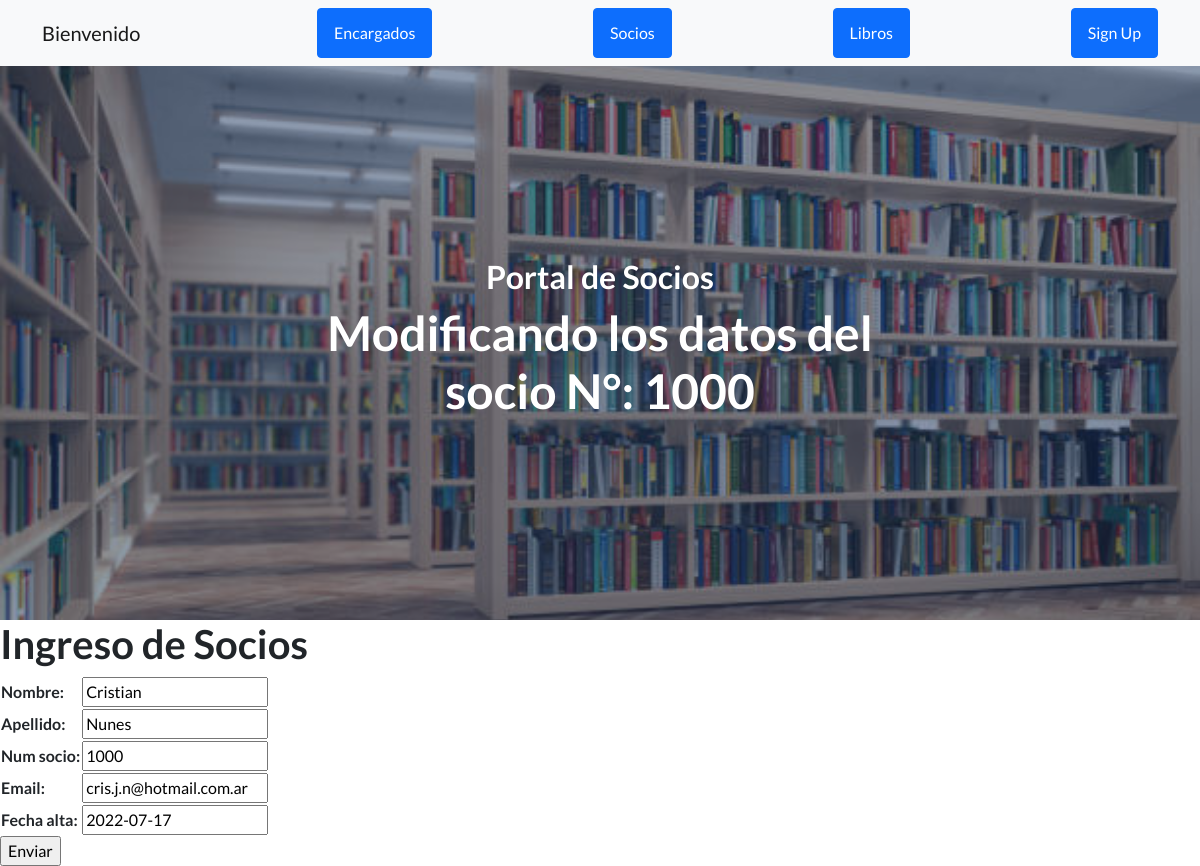
The app's page /app_biblioteca/editar_socio/1000 with its own data.
### app_biblioteca/models.py (models this page shows, shortened)
class Socio(models.Model):
    nombre=models.CharField(max_length=50)
    apellido=models.CharField(max_length=50)
    num_socio=models.IntegerField()
    email=models.EmailField()
    fecha_alta=models.DateField()

### app_biblioteca/views.py (the view)
# urls.py: path('editar_socio/<num_soc>', editar_socio, name='editar_socio'),
def editar_socio(request, num_soc):
    socio = Socio.objects.get(num_socio=num_soc)
    if request.method == 'POST':
        form = Socio_Form(request.POST)
        if form.is_valid():
            info = form.cleaned_data
            socio.nombre = info['nombre']
            socio.apellido = info['apellido']
            socio.num_socio= info['num_socio']
            socio.email= info['email']
            socio.fecha_alta= info['fecha_alta']
            socio.save()
            return render (request, 'app_biblioteca/inicio.html')
    else:
        form = Socio_Form(initial={'nombre':socio.nombre, 'apellido':socio.apellido, 'num_socio':socio.num_socio, 'email':socio.email, 'fecha_alta':socio.fecha_alta})
    return render(request, 'app_biblioteca/editar_socio.html',{'formulario':form,'num_soc':num_soc})

### app_biblioteca/forms.py
class Socio_Form(forms.Form):
    nombre = forms.CharField(max_length=50)
    apellido = forms.CharField(max_length=50)
    num_socio=forms.IntegerField()
    email=forms.EmailField()
    fecha_alta=forms.DateField()

### app_biblioteca/templates/app_biblioteca/editar_socio.html (shortened to what this page needs)
{% extends 'app_biblioteca/inicio.html' %}
{% load static %}
{% block titulo %}
<h2>Portal de Socios</h2>
<h1>Modificando los datos del socio N°: {{ num_soc }} </h1>
{% endblock %}
{% block contenido_que_cambia %}
<h1>Ingreso de Socios</h1>
<form action="{% url 'editar_socio' num_soc %}" method="POST"> {% csrf_token %}
    <table>
        {{ formulario.as_table }}
    </table>
    <input type="submit" value="Enviar">
</form>
</body>
{% endblock %}

### records on screen
Socio: nombre "Cristian", apellido "Nunes", num_socio "1000", email "cris.j.n@hotmail.com.ar", fecha_alta "2022-07-17"

### other values on screen
{{ num_soc }} "1000"
